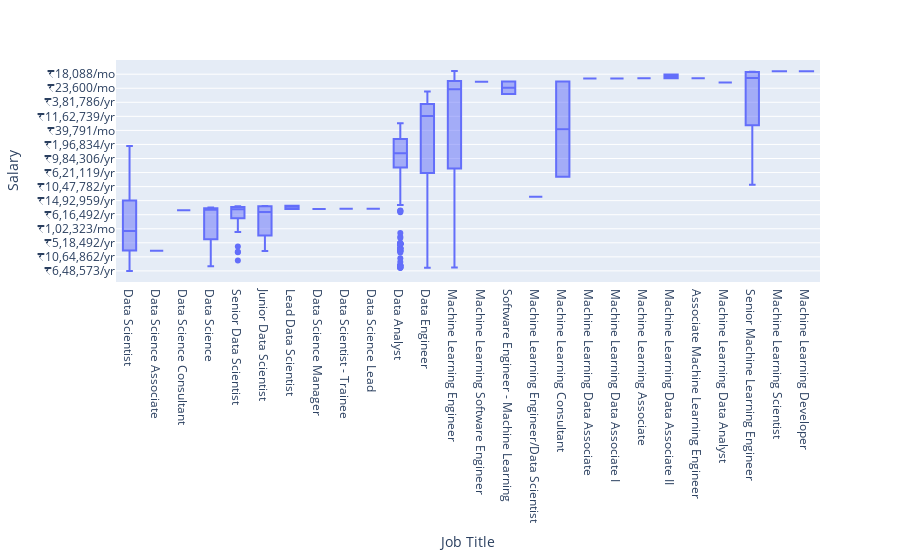

Notebook code for this chart:
### Code cell
import plotly.express as px
df = pd.read_csv('.\Documents\machine learning\Salary Dataset.csv')
fig = px.box(df,y="Salary", x="Job Title")

fig.show()

### Figure 1 — Plotly figure (JSON) as saved in the notebook; plotly's stock layout.template omitted (floating-point values rounded to 4 significant figures; data arrays with more than 128 entries replaced by an {"elided": "..."} marker saying what was removed)
{"data": [{"alignmentgroup": "True", "hovertemplate": "Job Title=%{x}<br>Salary=%{y}<extra></extra>", "legendgroup": "", "marker": {"color": "#636efa"}, "name": "", "notched": false, "offsetgroup": "", "orientation": "v", "showlegend": false, "type": "box", "x": {"elided": "4344 str values"}, "x0": " ", "xaxis": "x", "y": {"elided": "4344 str values"}, "y0": " ", "yaxis": "y"}], "layout": {"autosize": true, "boxmode": "group", "legend": {"tracegroupgap": 0}, "margin": {"t": 60}, "xaxis": {"anchor": "y", "autorange": true, "domain": [0, 1], "range": [-0.5, 25.5], "title": {"text": "Job Title"}, "type": "category"}, "yaxis": {"anchor": "x", "autorange": true, "domain": [0, 1], "range": [-172.2, 3272.0], "title": {"text": "Salary"}, "type": "category"}}}
